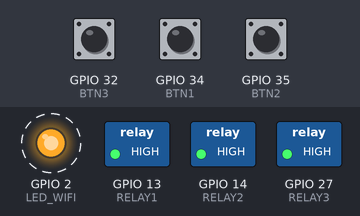
The sketch below on a simulated ESP32. On the bench: switched loads named in the sketch (green lamp = pin HIGH), output pins drawn as LEDs (lit = HIGH). Dashed ring = blinking. Inputs (shaded band) come from the test bench; at power-on: GPIO 32 (BTN3) HIGH, GPIO 34 (BTN1) HIGH, GPIO 35 (BTN2) HIGH. WiFi joins after 1.5 s; servers stay silent unless stated; EEPROM starts erased; what the sketch prints to the serial monitor is not drawn.

Above: at 2.49 s.
2.8 s: GPIO 32 (BTN3) pulled LOW for 0.15 s
At 3.09 s:
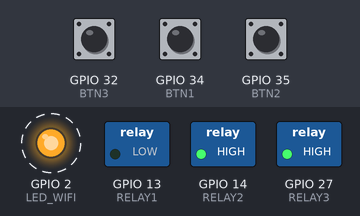
5.8 s: GPIO 34 (BTN1) pulled LOW for 0.15 s
At 6.22 s:
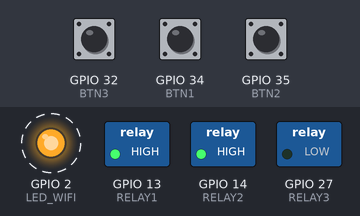
8.8 s: GPIO 35 (BTN2) pulled LOW for 0.15 s
At 9.07 s:
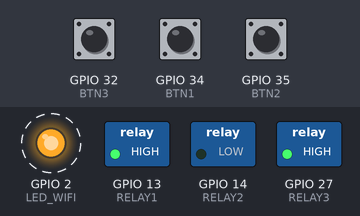
11.8 s: GPIO 35 (BTN2) pulled LOW for 1 s
At 11.96 s:
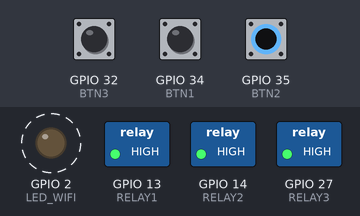
14.8 s: GPIO 35 (BTN2) pulled LOW for 3.2 s
At 14.86 s:
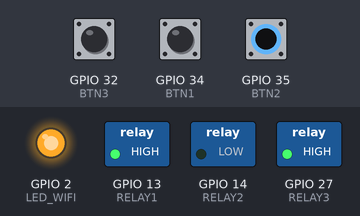
Timing chart, 0 to 20.5 s (numbered marks = the images above; inputs shaded):
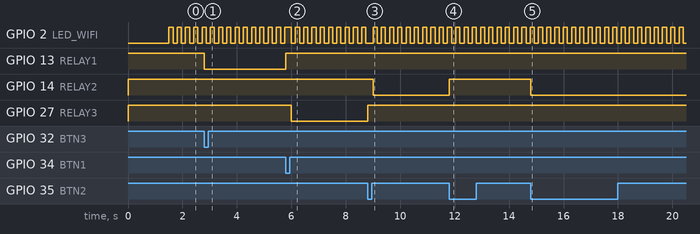

The sketch:

ventilador.ino
```cpp
#include <WiFi.h>
#include <Espalexa.h>
#include <WebServer.h>
#include <Preferences.h>

// Pines de relevadores (activos en LOW)
#define RELAY1  13
#define RELAY2  14
#define RELAY3  27

// Pines de botones
#define BTN3 32
#define BTN2 35
#define BTN1 34

// LED indicador WiFi
#define LED_WIFI 2

// WiFi por defecto (solo si no hay guardado)
const char* default_ssid = "Gestion_de_Redes_2025B";
const char* default_pass = "maquinadefuego69";

// WiFi Access Point (cuando no conecta)
const char* ap_ssid = "CONFIG_VENTILADOR";
const char* ap_password = "12345678";

// Objetos
Espalexa espalexa;
WebServer server(80);
Preferences pref;

// Estado de ventilador
int ventiladorActivo = 0;
int lastBtn1 = HIGH, lastBtn2 = HIGH, lastBtn3 = HIGH;

// -------------------------------------------------------
// Encender/apagar ventiladores
// -------------------------------------------------------
void setVentilador(int num) {

  if (num != 0 && ventiladorActivo != 0 && ventiladorActivo != num) {
    digitalWrite(RELAY1, HIGH);
    digitalWrite(RELAY2, HIGH);
    digitalWrite(RELAY3, HIGH);
    delay(200);
  }

  ventiladorActivo = num;

  digitalWrite(RELAY1, HIGH);
  digitalWrite(RELAY2, HIGH);
  digitalWrite(RELAY3, HIGH);

  switch (num) {
    case 1: digitalWrite(RELAY1, LOW); break;
    case 2: digitalWrite(RELAY2, LOW); break;
    case 3: digitalWrite(RELAY3, LOW); break;
  }
}

// -------------------------------------------------------
// Callbacks Alexa
// -------------------------------------------------------
void ventilador1Changed(uint8_t state) { setVentilador(state ? 1 : 0); }
void ventilador2Changed(uint8_t state) { setVentilador(state ? 2 : 0); }
void ventilador3Changed(uint8_t state) { setVentilador(state ? 3 : 0); }

// -------------------------------------------------------
// Control por botones
// -------------------------------------------------------
void controlBotones() {
  int b1 = digitalRead(BTN1);
  int b2 = digitalRead(BTN2);
  int b3 = digitalRead(BTN3);

  if (b1 == LOW && lastBtn1 == HIGH)
    setVentilador(ventiladorActivo == 3 ? 0 : 3);

  if (b2 == LOW && lastBtn2 == HIGH)
    setVentilador(ventiladorActivo == 2 ? 0 : 2);

  if (b3 == LOW && lastBtn3 == HIGH)
    setVentilador(ventiladorActivo == 1 ? 0 : 1);

  lastBtn1 = b1;
  lastBtn2 = b2;
  lastBtn3 = b3;
}

// -------------------------------------------------------
// Parpadeo LED según estado WiFi
// -------------------------------------------------------
void actualizarLED() {
  static unsigned long lastBlink = 0;
  static bool ledState = false;

  unsigned long intervalo = (WiFi.status() == WL_CONNECTED) ? 150 : 600;

  if (millis() - lastBlink > intervalo) {
    ledState = !ledState;
    digitalWrite(LED_WIFI, ledState);
    lastBlink = millis();
  }
}

// -------------------------------------------------------
// Página web para configuración WiFi
// -------------------------------------------------------
void handleRoot() {
  String html = "<html><body>"
                "<h2>Configurar WiFi del ESP32</h2>"
                "<form action=\"/save\" method=\"POST\">"
                "SSID:<br><input name=\"ssid\" length=32><br>"
                "Password:<br><input name=\"pass\" length=64><br><br>"
                "<input type=\"submit\" value=\"Guardar\">"
                "</form></body></html>";

  server.send(200, "text/html", html);
}

// Guardar credenciales y reiniciar
void handleSave() {
  String ssidNuevo = server.arg("ssid");
  String passNuevo = server.arg("pass");

  pref.begin("wifi", false);
  pref.putString("ssid", ssidNuevo);
  pref.putString("pass", passNuevo);
  pref.end();

  server.send(200, "text/html",
              "<h3>Datos guardados. El ESP32 se reiniciará...</h3>");

  delay(2000);
  ESP.restart();
}

// -------------------------------------------------------
// Iniciar Access Point de configuración
// -------------------------------------------------------
void iniciarAccessPoint() {
  Serial.println("Iniciando modo AP...");
  WiFi.disconnect();
  WiFi.mode(WIFI_AP);
  WiFi.softAP(ap_ssid, ap_password);

  Serial.print("AP lista. IP: ");
  Serial.println(WiFi.softAPIP());

  server.on("/", handleRoot);
  server.on("/save", HTTP_POST, handleSave);
  server.begin();
}

// -------------------------------------------------------
// SETUP
// -------------------------------------------------------
void setup() {
  Serial.begin(115200);

  pinMode(RELAY1, OUTPUT);
  pinMode(RELAY2, OUTPUT);
  pinMode(RELAY3, OUTPUT);
  setVentilador(0);

  pinMode(BTN1, INPUT_PULLUP);
  pinMode(BTN2, INPUT_PULLUP);
  pinMode(BTN3, INPUT_PULLUP);

  pinMode(LED_WIFI, OUTPUT);

  // Leer credenciales guardadas
  pref.begin("wifi", true);
  String savedSSID = pref.getString("ssid", "");
  String savedPASS = pref.getString("pass", "");
  pref.end();

  // Intentar conexión
  WiFi.mode(WIFI_STA);

  if (savedSSID != "") {
    Serial.println("Intentando conectar a red guardada...");
    WiFi.begin(savedSSID.c_str(), savedPASS.c_str());
  } else {
    Serial.println("Intentando conectar a red por defecto...");
    WiFi.begin(default_ssid, default_pass);
  }

  unsigned long startAttemptTime = millis();
  while (WiFi.status() != WL_CONNECTED && millis() - startAttemptTime < 8000) {
    delay(250);
    Serial.print(".");
  }

  if (WiFi.status() == WL_CONNECTED) {
    Serial.println("\nConectado a WiFi!");
    Serial.println(WiFi.localIP());

    espalexa.addDevice("Ventilador 1", ventilador1Changed);
    espalexa.addDevice("Ventilador 2", ventilador2Changed);
    espalexa.addDevice("Ventilador 3", ventilador3Changed);
    espalexa.begin();

  } else {
    Serial.println("\nNo se pudo conectar. Entrando en modo AP...");
    iniciarAccessPoint();
  }
}

// -------------------------------------------------------
// LOOP
// -------------------------------------------------------
void loop() {

  if (WiFi.getMode() == WIFI_AP) {
    server.handleClient();
  }

  if (WiFi.status() == WL_CONNECTED) {
    espalexa.loop();
  }

  controlBotones();
  actualizarLED();
}
```

Measured:
- after the input at 2.8 s, GPIO 13 (RELAY1): HIGH → LOW at once
- after the input at 5.8 s, GPIO 13 (RELAY1): LOW → HIGH at once; GPIO 27 (RELAY3): HIGH → LOW after 0.20 s
- after the input at 8.8 s, GPIO 14 (RELAY2): HIGH → LOW after 0.20 s; GPIO 27 (RELAY3): LOW → HIGH at once
- after the input at 11.8 s, GPIO 14 (RELAY2): LOW → HIGH at once
- after the input at 14.8 s, GPIO 14 (RELAY2): HIGH → LOW at once
- by itself, GPIO 2 (LED_WIFI): alternates HIGH for 0.15 s and LOW for 0.15 s
